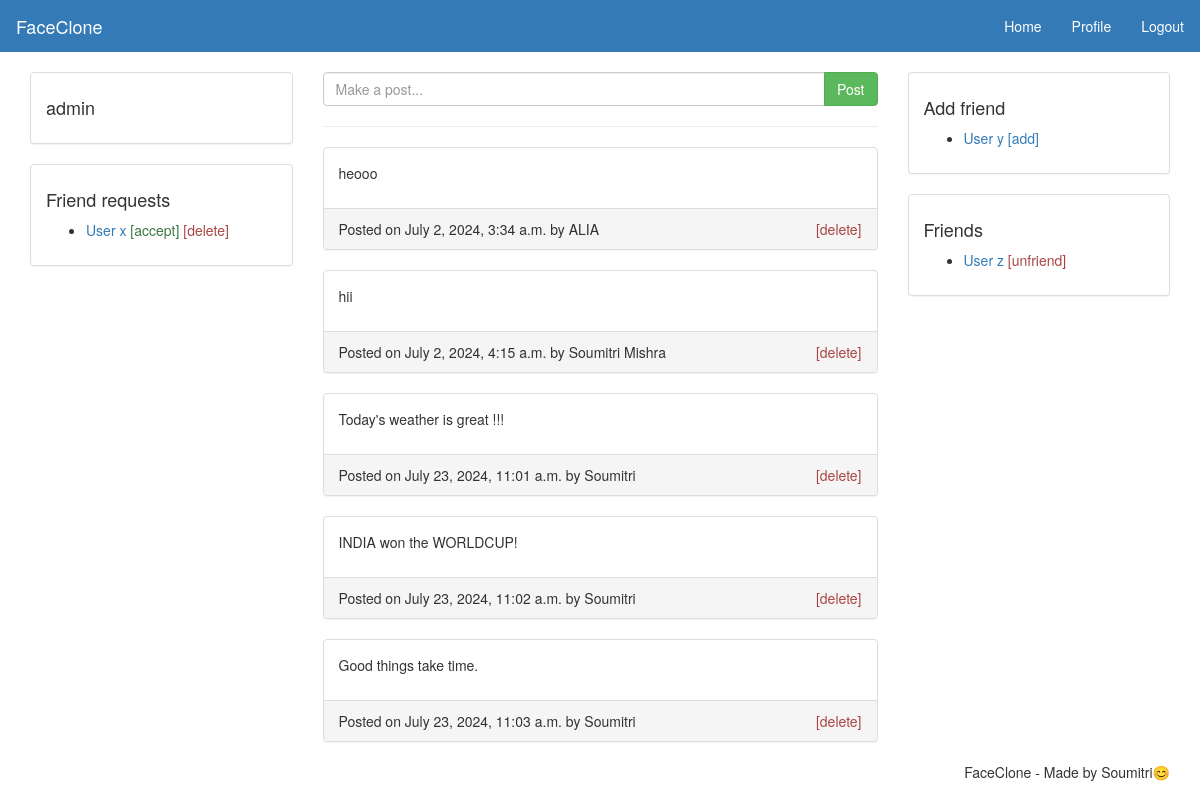
Page /home (signed in) on the committed database.
### social/models.py (models this page shows, shortened)
class UserPost(models.Model):
    user = models.ForeignKey(User,on_delete=models.CASCADE)
    post = models.TextField(max_length=300,blank=False)
    date = models.DateTimeField(auto_now_add=True)

### social/views.py (the view)
# urls.py: 2. Add a URL to urlpatterns:  path('', views.home, name='home')
@login_required(login_url="index")
def home(request):
    user = request.user
    context = {"user":user}
    posts = UserPost.objects.all()
    context.update({"posts":posts})
    return render(request,"home.html",context)

### templates/home.html (shortened to what this page needs)
{% load static %}
<!DOCTYPE html>
<html>
<head>
  <link rel="stylesheet" type="text/css" href="{% static 'css/bootstrap.min.css' %}">
  <link rel="stylesheet" type="text/css" href="{% static 'css/style.css' %}">
</head>
<body >
  <nav class="navbar navbar-default">
    <div class="container-fluid">
      <div class="navbar-header">
        <a class="navbar-brand" href="{% url 'index' %}">FaceClone</a>
      </div>
      <ul class="nav navbar-nav navbar-right">
        <li><a href="{% url 'home' %}">Home</a></li>
        <li><a href="{% url 'profile' %}">Profile</a></li>
        <li><a href="{% url 'logout' %}">Logout</a></li>
      </ul>
    </div>
  </nav>
  <main class="container">
    <div class="row">
      <div class="col-md-3">
        <div class="panel panel-default">
          <div class="panel-body">
            <h4>{{user.username}}</h4>
          </div>
        </div>
        <div class="panel panel-default">
          <div class="panel-body">
            <h4>Friend requests</h4>
            <ul>
              <li>
                <a href="#">User x</a>
                <a class="text-success" href="#">[accept]</a>
                <a class="text-danger" href="#">[delete]</a>
              </li>
            </ul>
          </div>
        </div>
      </div>
      <div class="col-md-6">
        <form method="post" action="{% url 'addpost' %}">
          <div class="input-group">
            <input class="form-control" type="text" name="content" placeholder="Make a post...">
            <span class="input-group-btn">
              <button class="btn btn-success" type="submit" name="post">Post</button>
            </span>
          </div>
        </form><hr>
        <div>
           {% for post in posts %}
          <div class="panel panel-default">
            <div class="panel-body">
              <p>{{post.post}}</p>
            </div>
            <div class="panel-footer">
              <span>Posted on {{post.date}} by {{post.user.username}}</span>
              <span class="pull-right"><a class="text-danger" href="#">[delete]</a></span>
            </div>
          </div>
          {% endfor %}
        </div>
      </div>
      <div class="col-md-3">
        <div class="panel panel-default">
          <div class="panel-body">
            <h4>Add friend</h4>
            <ul>
              <li>
                <a href="#">User y</a>
                <a href="#">[add]</a>
              </li>
            </ul>
          </div>
        </div>
        <div class="panel panel-default">
          <div class="panel-body">
            <h4>Friends</h4>
            <ul>
              <li>
                <a href="#">User z</a>
                <a class="text-danger" href="#">[unfriend]</a>
              </li>
            </ul>
          </div>
        </div>
      </div>
    </div>
  </main>
  <footer class="container text-center">
    <ul class="nav nav-pills pull-right">
      <li>FaceClone - Made by Soumitri😊</li>
    </ul>
  </footer>
</body>
</html>

### static/css/style.css (style rules this page uses)
a { color: #337ab7; }
.navbar { -webkit-border-radius: 0; -moz-border-radius: 0; border-radius: 0; }
.navbar-default { background-color: #337ab7; border-color: #337ab7; }
.navbar-default .navbar-brand { color: #fff; }
.navbar-default .navbar-nav>li>a { color: #fff; }

### rows in the picture
UserPost: post "heooo", date "July 2, 2024, 3:34 a.m.", user.username "ALIA"
UserPost: post "hii", date "July 2, 2024, 4:15 a.m.", user.username "Soumitri Mishra"
UserPost: post "Today's weather is great !!!", date "July 23, 2024, 11:01 a.m.", user.username "Soumitri"
UserPost: post "INDIA won the WORLDCUP!", date "July 23, 2024, 11:02 a.m.", user.username "Soumitri"
UserPost: post "Good things take time.", date "July 23, 2024, 11:03 a.m.", user.username "Soumitri"

### other values in the picture
{{ user.username }} "admin"
